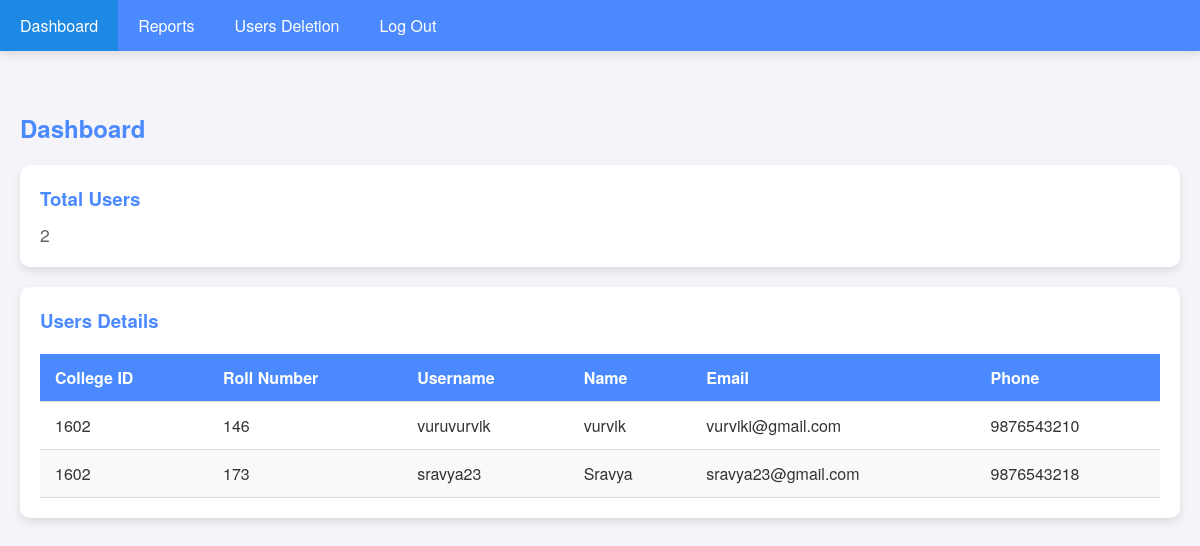
Screenshot of /admindashboard (signed in) with the database file from the repository.
### home/models.py (models this page shows)
class UserProfile(models.Model):
    user = models.OneToOneField(User, on_delete=models.CASCADE)
    name = models.CharField(max_length=100)
    phone = models.CharField(max_length=15)
    clgname = models.CharField(max_length=100)
    clgid = models.CharField(max_length=50)
    clgaddress = models.CharField(max_length=200)
    qualification = models.CharField(max_length=50)
    gradyear = models.IntegerField()
    roll = models.CharField(max_length=20)

### home/views.py (the view)
    def _wrapped_view_func(request, *args, **kwargs):
        if not request.session.get('admin_authenticated'):
            return redirect('adminlogin')
        return view_func(request, *args, **kwargs)

### home/views.py (called while the page is built)
def admin_required(view_func):
    def _wrapped_view_func(request, *args, **kwargs):
        if not request.session.get('admin_authenticated'):
            return redirect('adminlogin')
        return view_func(request, *args, **kwargs)
    return _wrapped_view_func

@admin_required
def admindashboard(request):
    user_profiles = UserProfile.objects.all()
    return render(request, 'admindashboard.html', {'user_profiles': user_profiles})

### templates/admindashboard.html (shortened to what this page needs)
<!DOCTYPE html>
<html lang="en">
<head>
</head>
<body>
<div class="navbar">
    <a href="/admindashboard" class="active">Dashboard</a>
    <a href="/adminreports">Reports</a>
    <a href="/delete_user">Users Deletion</a>
    <a href="/logout">Log Out</a>
</div>
<div class="container">
  <h2>Dashboard</h2>
  <div class="card">
      <h3>Total Users</h3>
      <p>{{ user_profiles.count }}</p>
  </div>
  <div class="card">
      <h3>Users Details</h3>
      <table>
          <thead>
              <tr>
                  <th>College ID</th>
                  <th>Roll Number</th>
                  <th>Username</th>
                  <th>Name</th>
                  <th>Email</th>
                  <th>Phone</th>
              </tr>
          </thead>
          <tbody>
              {% for profile in user_profiles %}
              <tr>
                  <td>{{ profile.clgid }}</td>
                  <td>{{ profile.roll }}</td>
                  <td>{{ profile.user.username }}</td>
                  <td>{{ profile.name }}</td>
                  <td>{{ profile.user.email }}</td>
                  <td>{{ profile.phone }}</td>
              </tr>
              {% endfor %}
          </tbody>
      </table>
  </div>
</div>
</body>
</html>

### templates/admindashboard.html (style rules this page uses)
* { box-sizing: border-box; margin: 0; padding: 0; }
body { font-family: 'Helvetica Neue', Arial, sans-serif; background-color: #f4f4f9; color: #333; background-image: url('https://ntrepidcorp.com/wp-content/uploads/2023/02/BlogImagery-Feb2023-400x300.png'); background-repeat: repeat; }
.navbar { background-color: #4b89ff; overflow: hidden; box-shadow: 0 4px 8px rgba(0, 0, 0, 0.1); }
.navbar a { float: left; display: block; color: #fff; text-align: center; padding: 14px 20px; text-decoration: none; font-size: 16px; transition: background-color 0.3s ease; }
.navbar a.active { background-color: #1e88e5; }
.container { max-width: 1200px; margin: 40px auto; padding: 20px; }
.card { background-color: #fff; border-radius: 10px; box-shadow: 0 4px 8px rgba(0, 0, 0, 0.1); padding: 20px; margin-bottom: 20px; transition: transform 0.3s ease, box-shadow 0.3s ease; }
h2 { color: #4b89ff; margin-bottom: 20px; }
h3 { color: #4b89ff; margin-bottom: 10px; }
p { color: #666; font-size: 1.1em; margin-top: 10px; }
table { width: 100%; border-collapse: collapse; margin-top: 20px; }
table th, table td { padding: 12px 15px; text-align: left; border-bottom: 1px solid #ddd; }
table th { background-color: #4b89ff; color: #fff; font-weight: bold; }
table tr:nth-child(even) { background-color: #f9f9f9; }

### rows the page displays
UserProfile: clgid "1602", roll "146", user.username "vuruvurvik", name "vurvik", user.email "vurviki@gmail.com", phone "9876543210"
UserProfile: clgid "1602", roll "173", user.username "sravya23", name "Sravya", user.email "sravya23@gmail.com", phone "9876543218"

### other values shown
{{ user_profiles.count }} "2"
